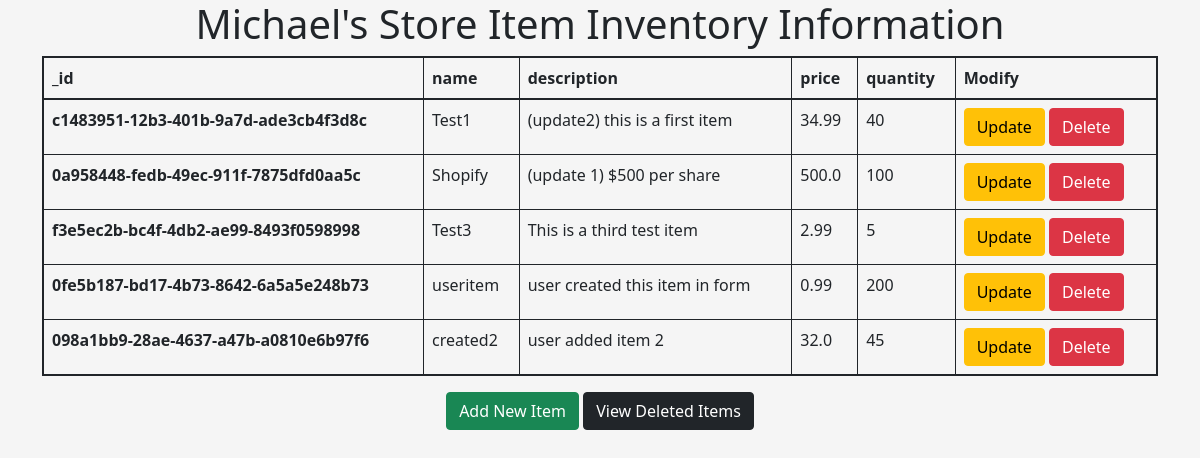
The app's page /, older data.
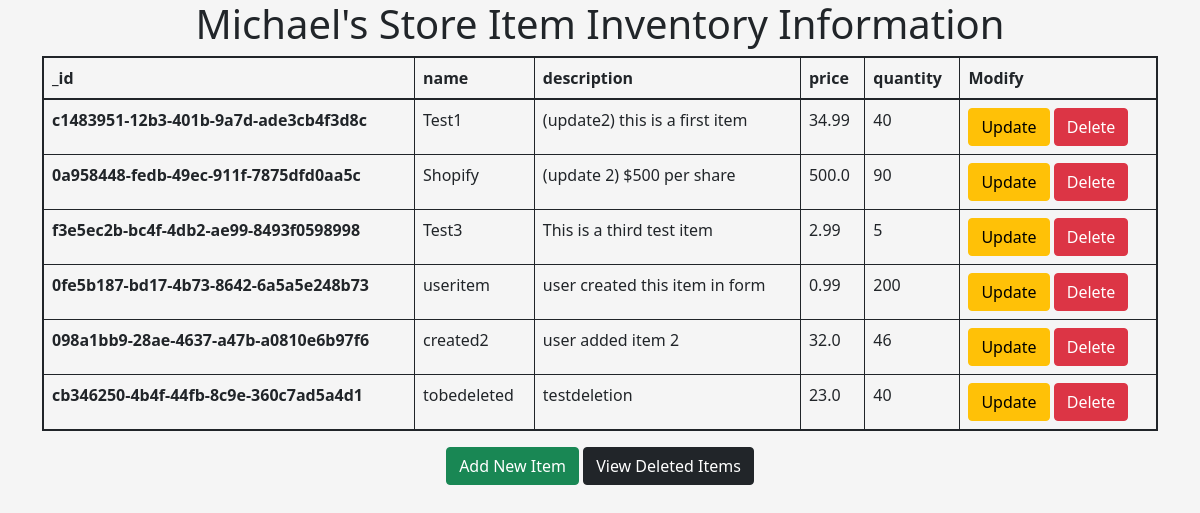
The same page, newer data.
### inventory/models.py (models this page shows, shortened)
class Item(models.Model):
    id = models.UUIDField(default=uuid.uuid4, unique=True, primary_key=True, editable=False)
    name = models.CharField(max_length=200)
    description = models.CharField(max_length=2500)
    price = models.FloatField(validators=[validators.MinValueValidator(0.01)]) # price
    quantity = models.PositiveIntegerField()
    deleted = models.BooleanField(default=False)
    deleted_comments = models.CharField(max_length=2500, default="")

### inventory/views.py (the view)
# urls.py: path('', views.read_items, name='read-inventory'),
def read_items(request):
    items = Item.objects.all()
    inventory = [i for i in items if i.deleted == False]
    context = {
        'inventory': inventory,
    }
    return render(request, 'inventory/read.html', context)

### inventory/templates/inventory/read.html (shortened to what this page needs)
{% extends 'shared.html' %}
{% block content %}
    <h1 style="text-align: center;">Michael's Store Item Inventory Information</h1>
    <table class="table table-bordered" style="border: 2px solid">
        <thead class = "thead-dark">
            <tr>
                <th scope="col">_id</th>
                <th scope="col">name</th>
                <th scope="col">description</th>
                <th scope="col">price</th>
                <th scope="col">quantity</th>
                <th scope="col">Modify</th>
            </tr>
        </thead>
        <tbody>
            {% for item in inventory %}
                <tr>
                    <th scope="row">{{ item.id }}</th>
                    <td>{{ item.name }}</tf>
                    <td>{{ item.description }}</td>
                    <td>{{ item.price }}</td>
                    <td>{{ item.quantity }}</td>
                    <td>
                        <a href="{% url 'update-item' item.id %}"><button type="button" class="btn btn-warning">Update</button></a>
                        <a href="{% url 'delete-item' item.id %}"><button type="button" class="btn btn-danger">Delete</button></a>
                    </td>
                </tr>
            {% endfor %}
        </tbody>
    </table>
    <div class="text-center">
        <a href="{% url 'create-item' %}"><button type="button" class="btn btn-success">Add New Item</button></a>
        <a href="{% url 'view-deleted' %}"><button type="button" class="btn btn-dark">View Deleted Items</button></a>
    </div>
{% endblock content %}

### templates/shared.html (shortened to what this page needs)
<!DOCTYPE html>
<html lang="en">
<head>
    <link href="https://cdn.jsdelivr.net/npm/bootstrap@5.1.3/dist/css/bootstrap.min.css" rel="stylesheet">
</head>
<body style="background-color:whitesmoke">
    <div class="container">
        {% block content %}
        {% endblock content %}
    </div>
</body>
</html>

Row changes from the older to the newer data that the page shows:
changed Item "0a958448-fedb-49ec-911f-7875dfd0aa5c": description "(update 1) $500 per share" → "(update 2) $500 per share"; quantity "100" → "90"
changed Item "098a1bb9-28ae-4637-a47b-a0810e6b97f6": quantity "45" → "46"
added Item: id "cb346250-4b4f-44fb-8c9e-360c7ad5a4d1", name "tobedeleted", description "testdeletion", price "23.0", quantity "40"
